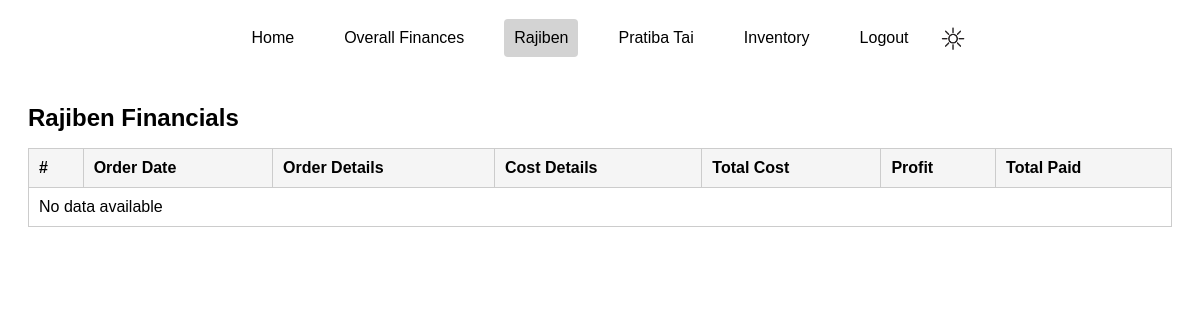
/rajiben, run on an earlier commit of the app's database.
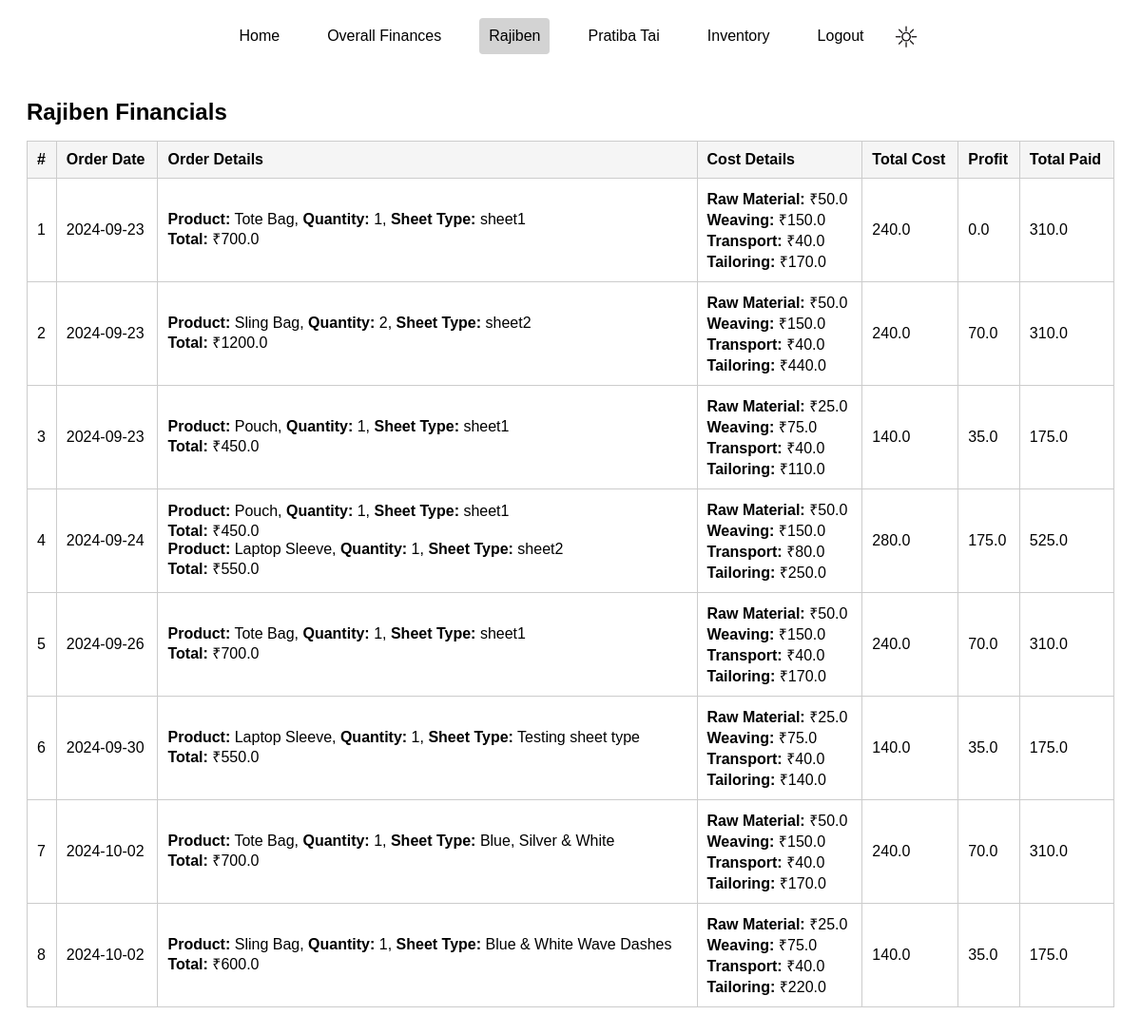
And on a later commit of the database.
### models.py (models this page shows)
class Rajiben(db.Model):
    id=db.Column(db.Integer,primary_key=True)
    cumulative_cost=db.Column(db.Float,nullable=False)
    cumulative_profit=db.Column(db.Float,nullable=False)
    cost_id=db.Column(db.Integer,db.ForeignKey("cost.id"),nullable=False)

class Order(db.Model):
    id=db.Column(db.Integer,primary_key=True)
    date=db.Column(db.Date,nullable=False)
    total_cost=db.Column(db.Float,nullable=False)
    notes=db.Column(db.String(256))
    payment_made_by=db.Column(db.String,nullable=False)
    status=db.Column(db.String,default="order placed")
    user_id=db.Column(db.Integer,db.ForeignKey("user.id"),nullable=False)
    products=db.relationship("Product",backref="order",lazy=True,cascade='all,delete-orphan')
    cost=db.relationship("Cost",backref="order",uselist=False,lazy=True,cascade='all,delete-orphan')

class Product(db.Model):
    id=db.Column(db.Integer,primary_key=True)
    sheet_type=db.Column(db.String,nullable=False)
    quantity=db.Column(db.Integer,default=1)
    price=db.Column(db.Float,nullable=False)
    total_price=db.Column(db.Float,nullable=False)
    order_id=db.Column(db.Integer,db.ForeignKey("order.id"),nullable=False)
    product_id = db.Column(db.Integer,db.ForeignKey("product_type.id"),nullable=False)

class Product_type(db.Model):
    id=db.Column(db.Integer,primary_key=True)
    product_name=db.Column(db.String,nullable=False,unique=True)
    product_price=db.Column(db.Float,nullable=False)
    product_dimension=db.Column(db.String,nullable=False)
    prods=db.relationship("Product",backref="product_type",lazy=True,cascade='all,delete-orphan')
    inventory = db.relationship('Inventory', backref='product_type',lazy=True,cascade='all,delete-orphan')

class Cost(db.Model):
    id=db.Column(db.Integer,primary_key=True)
    raw_material_cost=db.Column(db.Float,nullable=False)
    weaving_cost=db.Column(db.Float,nullable=False)
    transport_cost=db.Column(db.Float,nullable=False)
    tailoring_cost=db.Column(db.Float,nullable=False)
    rajiben_profit=db.Column(db.Float,nullable=False)
    pratibatai_profit=db.Column(db.Float,nullable=False)
    travels=db.Column(db.Float,nullable=False)
    total_cost=db.Column(db.Float,nullable=False)
    order_id=db.Column(db.Integer,db.ForeignKey("order.id"),nullable=False)
    rajiben=db.relationship("Rajiben",uselist=False, backref="cost", lazy=True, cascade='all,delete-orphan')
    pratibatai=db.relationship("Pratibatai",uselist=False, backref="cost", lazy=True, cascade='all,delete-orphan')

### routes.py (the view)
@app.route('/rajiben')
def rajiben():
    rajiben_orders = Rajiben.query.all()  # or filter based on the requirement
    return render_template('rajiben.html', rajiben_orders=rajiben_orders)

### templates/rajiben.html (shortened to what this page needs)
<!DOCTYPE html>
<html lang="en">
<head>
    <link rel="stylesheet" href="{{ url_for('static', filename='style.css') }}">
</head>
<body>
    <nav>
        <div class="nav-links">
            <a href="{{ url_for('dashboard') }}">Home</a>
            <a href="{{ url_for('overall_financials') }}">Overall Finances</a>
            <a href="{{ url_for('rajiben') }}" class="active">Rajiben</a>
            <a href="{{ url_for('pratiba') }}">Pratiba Tai</a>
            <a href="{{ url_for('inventory') }}">Inventory</a>
            <a href="{{ url_for('logout') }}">Logout</a>
            <div class="dark-mode-toggle">
                <label class="switch">
                    <span class="slider round"></span>
                </label>
            </div>
        </div>
    </nav>
    <main>
        <h1>Rajiben Financials</h1>
        <table class="rajiben-table">
            <thead>
                <tr>
                    <th>#</th>
                    <th>Order Date</th>
                    <th>Order Details</th>
                    <th>Cost Details</th>
                    <th>Total Cost</th>
                    <th>Profit</th>
                    <th>Total Paid</th>
                </tr>
            </thead>
            <tbody>
                {% for order in rajiben_orders %}
                <tr>
                    <td>{{ loop.index }}</td>
                    <td>{{ order.cost.order.date.strftime('%Y-%m-%d') }}</td>
                    <td>
                        {% for product in order.cost.order.products %}
                            <strong>Product:</strong> {{ product.product_type.product_name }},
                            <strong>Quantity:</strong> {{ product.quantity }},
                            <strong>Sheet Type:</strong> {{ product.sheet_type }} <br>
                            <strong>Total:</strong> ₹{{ product.total_price }}
                            <br>
                        {% endfor %}
                    </td>
                    <td>
                        <strong>Raw Material:</strong> ₹{{ order.cost.raw_material_cost }} <br>
                        <strong>Weaving:</strong> ₹{{ order.cost.weaving_cost }} <br>
                        <strong>Transport:</strong> ₹{{ order.cost.transport_cost }} <br>
                        <strong>Tailoring:</strong> ₹{{ order.cost.tailoring_cost }} <br>
                    </td>
                    <td>{{ order.cost.raw_material_cost + order.cost.weaving_cost + order.cost.transport_cost }}</td>
                    <td>{{ order.cost.rajiben.cumulative_profit }}</td>
                    <td>{{ order.cost.rajiben.cumulative_cost }}</td>
                </tr>
                {% else %}
                <tr>
                    <td colspan="7">No data available</td>
                </tr>
                {% endfor %}
            </tbody>
        </table>
    </main>
</body>
</html>

### static/style.css (style rules this page uses)
body { font-family: Arial, sans-serif; transition: background-color 0.2s; }
nav { padding: 10px; }
.nav-links { display: flex; justify-content: center; align-items: center; flex-grow: 1; }
.nav-links a { margin: 0 15px; text-decoration: none; color: black; padding: 10px; border-radius: 4px; }
.nav-links a.active { background-color: lightgray; }
main { padding: 20px; }
h1 { font-size: 24px; font-weight: bold; }
table { width: 100%; border-collapse: collapse; }
table, th, td { border: 1px solid #ccc; }
th, td { padding: 10px; text-align: left; }
th { background-color: #f5f5f5; }
.switch { position: relative; display: inline-block; width: 40px; height: 40px; }
.slider { position: absolute; cursor: pointer; top: 0; left: 0; right: 0; bottom: 0; background-size: cover; background-repeat: no-repeat; background-position: center; transition: 0.2s; }
input:not(:checked)+.slider { background-image: url('images/sun.png'); background-size: 35px 35px; }

What changed in the data, as far as the page shows it:
added Rajiben: cost.order "2024-09-23", cost.raw_material_cost "50.0", cost.weaving_cost "150.0", cost.transport_cost "40.0", cost.tailoring_cost "170.0", cost "240.0", cost.rajiben.cumulative_profit "0.0", cost.rajiben.cumulative_cost "310.0"
added Product: product_type.product_name "Tote Bag", quantity "1", sheet_type "sheet1", total_price "700.0", shown under "2024-09-23"
added Rajiben: cost.order "2024-09-23", cost.raw_material_cost "50.0", cost.weaving_cost "150.0", cost.transport_cost "40.0", cost.tailoring_cost "440.0", cost "240.0", cost.rajiben.cumulative_profit "70.0", cost.rajiben.cumulative_cost "310.0"
added Product: product_type.product_name "Sling Bag", quantity "2", sheet_type "sheet2", total_price "1200.0", shown under "2024-09-23"
added Rajiben: cost.order "2024-09-23", cost.raw_material_cost "25.0", cost.weaving_cost "75.0", cost.transport_cost "40.0", cost.tailoring_cost "110.0", cost "140.0", cost.rajiben.cumulative_profit "35.0", cost.rajiben.cumulative_cost "175.0"
added Product: product_type.product_name "Pouch", quantity "1", sheet_type "sheet1", total_price "450.0", shown under "2024-09-23"
added Rajiben: cost.order "2024-09-24", cost.raw_material_cost "50.0", cost.weaving_cost "150.0", cost.transport_cost "80.0", cost.tailoring_cost "250.0", cost "280.0", cost.rajiben.cumulative_profit "175.0", cost.rajiben.cumulative_cost "525.0"
added Product: product_type.product_name "Pouch", quantity "1", sheet_type "sheet1", total_price "450.0", shown under "2024-09-24"
added Product: product_type.product_name "Laptop Sleeve", quantity "1", sheet_type "sheet2", total_price "550.0", shown under "2024-09-24"
added Rajiben: cost.order "2024-09-26", cost.raw_material_cost "50.0", cost.weaving_cost "150.0", cost.transport_cost "40.0", cost.tailoring_cost "170.0", cost "240.0", cost.rajiben.cumulative_profit "70.0", cost.rajiben.cumulative_cost "310.0"
added Product: product_type.product_name "Tote Bag", quantity "1", sheet_type "sheet1", total_price "700.0", shown under "2024-09-26"
added Rajiben: cost.order "2024-09-30", cost.raw_material_cost "25.0", cost.weaving_cost "75.0", cost.transport_cost "40.0", cost.tailoring_cost "140.0", cost "140.0", cost.rajiben.cumulative_profit "35.0", cost.rajiben.cumulative_cost "175.0"
added Product: product_type.product_name "Laptop Sleeve", quantity "1", sheet_type "Testing sheet type", total_price "550.0", shown under "2024-09-30"
added Rajiben: cost.order "2024-10-02", cost.raw_material_cost "50.0", cost.weaving_cost "150.0", cost.transport_cost "40.0", cost.tailoring_cost "170.0", cost "240.0", cost.rajiben.cumulative_profit "70.0", cost.rajiben.cumulative_cost "310.0"
added Product: product_type.product_name "Tote Bag", quantity "1", sheet_type "Blue, Silver & White", total_price "700.0", shown under "2024-10-02"
added Rajiben: cost.order "2024-10-02", cost.raw_material_cost "25.0", cost.weaving_cost "75.0", cost.transport_cost "40.0", cost.tailoring_cost "220.0", cost "140.0", cost.rajiben.cumulative_profit "35.0", cost.rajiben.cumulative_cost "175.0"
added Product: product_type.product_name "Sling Bag", quantity "1", sheet_type "Blue & White Wave Dashes", total_price "600.0", shown under "2024-10-02"
Also different on the page:
text no longer shown: "No data available"
